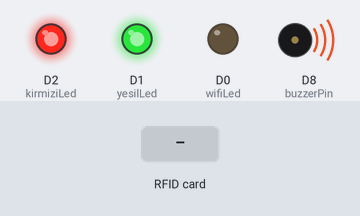
Bench run of a program on a simulated ESP8266 (NodeMCU). Shown: output pins drawn as LEDs (lit = HIGH), buzzer (waves = sounding, pin HIGH). The inputs (shaded band) are chosen by the test bench. WiFi joins after 1.5 s; servers stay silent unless stated; what the program prints to the serial monitor is not drawn.

Above: at 0.1 s.
At 1.1 s:
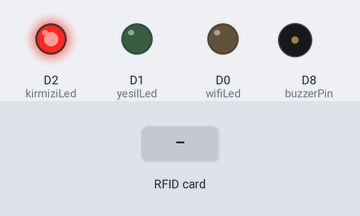
At 3.8 s:
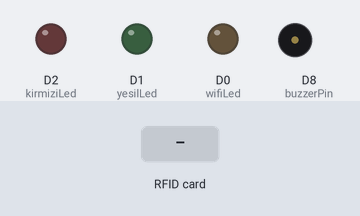
3.9 s: RFID card 5E 7A 19 C4 held to the reader
Timing chart, 0 to 6.9 s (numbered marks = the images above; inputs shaded):
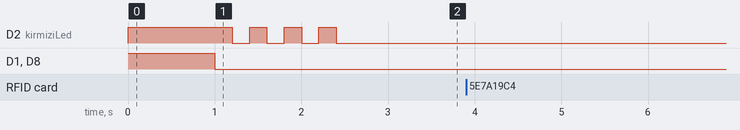

Measured:
- after the input at 3.9 s, every drawn part: stays the same

The program:

main.cpp
```cpp
#include "configs.h"

#include <SPI.h>
#include <MFRC522.h>
#include <ESP8266WiFi.h>
// #include <EEPROM.h>

MFRC522 rfid(SS_PIN, RST_PIN); // Instance of the class
MFRC522::MIFARE_Key key;

WiFiClient client;

byte nuidPICC[4];
char key_id[20];
String key_id_str="";

int deviceId = 10;

void printHex(byte *buffer, byte bufferSize);

void setup() {
  Serial.begin(9600);
  SPI.begin(); // SPI BİRİMİNİ KUR VE YAPILANDIR.

  pinMode(yesilLed,OUTPUT);
  pinMode(kirmiziLed,OUTPUT);
  pinMode(buzzerPin,OUTPUT);
  pinMode(wifiLed,OUTPUT);


  digitalWrite(yesilLed,HIGH);
  digitalWrite(kirmiziLed,HIGH);
  digitalWrite(buzzerPin,HIGH);
  delay(1000);
  digitalWrite(yesilLed,LOW);
  digitalWrite(buzzerPin,LOW);


  Serial.println();
  Serial.println();
  Serial.println("Baglanamaya Calisiyor...");
  Serial.print("SSID : ");
  Serial.println(STASSID);

  WiFi.mode(WIFI_STA);  // WIFIYE BAGLAN.
  WiFi.begin(STASSID, STAPSK);

  while (WiFi.status() != WL_CONNECTED) {
    digitalWrite(kirmiziLed,HIGH);
    Serial.print(".");
    delay(200);
    digitalWrite(kirmiziLed,LOW);
    delay(200);
  }

  Serial.println("");
  Serial.println("WiFi Baglandi");
  Serial.println("IP address: ");
  Serial.println(WiFi.localIP());
  digitalWrite(kirmiziLed,LOW);

  rfid.PCD_Init(); // MFRC522 KUR VE YAPILANDIR.

  for (byte i = 0; i < 6; i++)
  {
    key.keyByte[i] = 0xFF;  // KARTLARIN ID SINI BOS OLARAK DOLDUR BUFFER TEMIZLE.
  }

  // deviceId = EEPROM.read(DEVICE_ID);
  // if(deviceId==255){
  //   client.connect(SERVER, SERVER_PORT);

  //   if (client.connected()) {
  //     client.print("getNewId");
  //   }

  //   while (client.available()) {
  //     char ch = static_cast<char>(client.read());
  //     EEPROM.write(DEVICE_ID, (int)ch);
  //     deviceId = (int)ch;
  //   }
  // }
  // Serial.print("Device id: ");
  // Serial.println(deviceId, DEC);
}

void loop() {

  while(WiFi.status() != WL_CONNECTED)
  {
    digitalWrite(wifiLed,LOW);
    delay(200);
    digitalWrite(wifiLed,HIGH);
    delay(200);
    Serial.println("kesildi");
      if(WiFi.status() == WL_CONNECTED)
    {
    digitalWrite(wifiLed,HIGH);
    Serial.println("WIFI GELDI");
    break;
     }
  }

  // Yeni bir kart varmı bak
  if ( ! rfid.PICC_IsNewCardPresent()){
    return;
  }

  // Verify if the NUID has been readed
  if ( ! rfid.PICC_ReadCardSerial()){
    return;
  }

  for (byte i = 0; i < 4; i++)
  {
    nuidPICC[i] = rfid.uid.uidByte[i];
    Serial.println(nuidPICC[i], HEX);
  }
  printHex(rfid.uid.uidByte, rfid.uid.size);
  Serial.println();
  rfid.PICC_HaltA();
  rfid.PCD_StopCrypto1();
}


void printHex(byte *buffer, byte bufferSize)
{
  Serial.println("Baglanmaya Calisiyor... ");
  Serial.print(SERVER);
  Serial.print(':');
  Serial.println(SERVER_PORT);

  // Use WiFiClient class to create TCP connections
  if (!client.connect(SERVER, SERVER_PORT)) {
    Serial.println("Baglanilamadi...");
    digitalWrite(kirmiziLed,HIGH);
    digitalWrite(buzzerPin,HIGH);
    delay(500);
    digitalWrite(buzzerPin,LOW);
    delay(50);
    digitalWrite(buzzerPin,HIGH);
    delay(100);
    digitalWrite(buzzerPin,LOW);
    digitalWrite(kirmiziLed,LOW);
    return;
  }

  // This will send a string to the server
  Serial.println("Servere Data Gönderiliyor...");
  if (client.connected()) {
     for (byte i = 0; i < bufferSize; i++)
     {
    Serial.print(buffer[i], HEX);
    key_id_str += String(buffer[i],HEX);
    //key_id_str += key_id[i];
    }
    key_id_str += '0';
    Serial.println();
    //client.println(RFID_KART_NUMBER_ID);
    key_id_str.toUpperCase();
    Serial.println(key_id_str);   // KANKA AZ DA SEN DELLEN :D
    client.print(key_id_str);
    key_id_str="";

  }

  // wait for data to be available
  unsigned long timeout = millis();
  while (client.available() == 0) {
    if (millis() - timeout > TIMEOUT) {
      Serial.println(">>> Client Cevap vermekte gecikti....!");
      client.stop();
      delay(600);
      return;
    }
  }

  // Read all the lines of the reply from server and print them to Serial
  Serial.println("Serverden gelen Data : ");
  // not testing 'client.connected()' since we do not need to send data here
  while (client.available()) {
    char ch = static_cast<char>(client.read());
    Serial.println(ch);

    if(ch=='1')
      {
        Serial.println("Kapi Acildi...");
        digitalWrite(yesilLed,HIGH);
        digitalWrite(buzzerPin,HIGH);
        delay(250);
        digitalWrite(buzzerPin,LOW);
        delay(100);
        digitalWrite(buzzerPin,HIGH);
        delay(100);
        digitalWrite(buzzerPin,LOW);
        digitalWrite(yesilLed,LOW);
      }
      else
      {
        Serial.println("Erisim Engellendi");
         digitalWrite(kirmiziLed,HIGH);
          digitalWrite(buzzerPin,HIGH);
          delay(500);
          digitalWrite(buzzerPin,LOW);
          delay(50);
          digitalWrite(buzzerPin,HIGH);
          delay(100);
          digitalWrite(buzzerPin,LOW);
          digitalWrite(kirmiziLed,LOW);
      }
  }

  // Close the connection
  Serial.println();
  Serial.println("Baglanti Sonlandirildi...");
  client.stop();
}
```

configs.h
```cpp
#pragma once

#ifndef configs_h
#define configs_h

    #include <Arduino.h>

    #define DEVICE_ID       0

    #define SS_PIN          D4 //SDA Pini
    #define RST_PIN         D3

    #define buzzerPin       D8
    #define yesilLed        D1
    #define kirmiziLed      D2
    #define wifiLed         D0

    // wifi ayarları
    #ifndef STASSID
    #define STASSID "zemin kat" // wifi ismi
    #define STAPSK  "genclik55" // parola
    #endif

    #define SERVER "192.168.1.199"
    #define SERVER_PORT 48578
    #define TIMEOUT 5000

    // Serial bağlantı ayarları
    #define SerialBoud 9600

#endif
```
